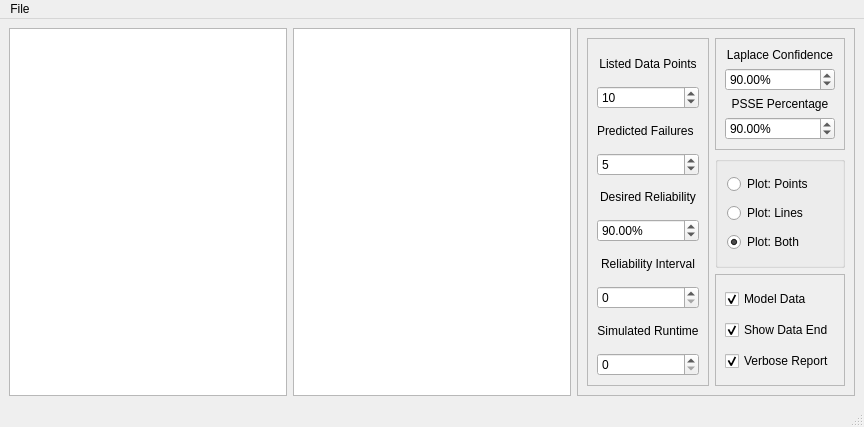
<?xml version="1.0" encoding="UTF-8"?>
<ui version="4.0">
 <class>MainWindow</class>
 <widget class="QMainWindow" name="MainWindow">
  <property name="geometry">
   <rect>
    <x>0</x>
    <y>0</y>
    <width>864</width>
    <height>427</height>
   </rect>
  </property>
  <property name="windowTitle">
   <string>MainWindow</string>
  </property>
  <widget class="QWidget" name="centralwidget">
   <layout class="QGridLayout" name="gridLayout">
    <item row="0" column="2">
     <widget class="QFrame" name="frame_3">
      <property name="frameShape">
       <enum>QFrame::StyledPanel</enum>
      </property>
      <property name="frameShadow">
       <enum>QFrame::Raised</enum>
      </property>
      <layout class="QGridLayout" name="gridLayout_2">
       <item row="1" column="1">
        <widget class="QGroupBox" name="groupBox_3">
         <layout class="QVBoxLayout" name="verticalLayout_3">
          <item>
           <widget class="QRadioButton" name="plotPts">
            <property name="text">
             <string>Plot: Points</string>
            </property>
           </widget>
          </item>
          <item>
           <widget class="QRadioButton" name="plotLines">
            <property name="text">
             <string>Plot: Lines</string>
            </property>
           </widget>
          </item>
          <item>
           <widget class="QRadioButton" name="plotBoth">
            <property name="text">
             <string>Plot: Both</string>
            </property>
            <property name="checked">
             <bool>true</bool>
            </property>
           </widget>
          </item>
         </layout>
        </widget>
       </item>
       <item row="0" column="1">
        <widget class="QFrame" name="frame_5">
         <property name="frameShape">
          <enum>QFrame::StyledPanel</enum>
         </property>
         <property name="frameShadow">
          <enum>QFrame::Raised</enum>
         </property>
         <layout class="QVBoxLayout" name="verticalLayout_5">
          <item>
           <widget class="QLabel" name="label_3">
            <property name="text">
             <string>&lt;html&gt;&lt;head/&gt;&lt;body&gt;&lt;p align=&quot;center&quot;&gt;Laplace Confidence&lt;/p&gt;&lt;/body&gt;&lt;/html&gt;</string>
            </property>
           </widget>
          </item>
          <item>
           <widget class="QDoubleSpinBox" name="lapConfBox">
            <property name="buttonSymbols">
             <enum>QAbstractSpinBox::UpDownArrows</enum>
            </property>
            <property name="accelerated">
             <bool>true</bool>
            </property>
            <property name="suffix">
             <string>%</string>
            </property>
            <property name="maximum">
             <double>100.000000000000000</double>
            </property>
            <property name="value">
             <double>90.000000000000000</double>
            </property>
           </widget>
          </item>
          <item>
           <widget class="QLabel" name="label_7">
            <property name="text">
             <string>&lt;html&gt;&lt;head/&gt;&lt;body&gt;&lt;p align=&quot;center&quot;&gt;PSSE Percentage&lt;/p&gt;&lt;/body&gt;&lt;/html&gt;</string>
            </property>
           </widget>
          </item>
          <item>
           <widget class="QDoubleSpinBox" name="psseBox">
            <property name="suffix">
             <string>%</string>
            </property>
            <property name="maximum">
             <double>100.000000000000000</double>
            </property>
            <property name="value">
             <double>90.000000000000000</double>
            </property>
           </widget>
          </item>
         </layout>
        </widget>
       </item>
       <item row="2" column="1">
        <widget class="QFrame" name="frame">
         <property name="frameShape">
          <enum>QFrame::StyledPanel</enum>
         </property>
         <property name="frameShadow">
          <enum>QFrame::Raised</enum>
         </property>
         <layout class="QVBoxLayout" name="verticalLayout">
          <item>
           <widget class="QCheckBox" name="plotModelData">
            <property name="text">
             <string>Model Data</string>
            </property>
            <property name="checked">
             <bool>true</bool>
            </property>
           </widget>
          </item>
          <item>
           <widget class="QCheckBox" name="plotDataEnd">
            <property name="text">
             <string>Show Data End</string>
            </property>
            <property name="checked">
             <bool>true</bool>
            </property>
           </widget>
          </item>
          <item>
           <widget class="QCheckBox" name="verboseBox">
            <property name="text">
             <string>Verbose Report</string>
            </property>
            <property name="checked">
             <bool>true</bool>
            </property>
           </widget>
          </item>
         </layout>
        </widget>
       </item>
       <item row="0" column="0" rowspan="3">
        <widget class="QFrame" name="frame_7">
         <property name="frameShape">
          <enum>QFrame::StyledPanel</enum>
         </property>
         <property name="frameShadow">
          <enum>QFrame::Raised</enum>
         </property>
         <layout class="QVBoxLayout" name="verticalLayout_6">
          <item>
           <widget class="QLabel" name="label_2">
            <property name="text">
             <string>&lt;html&gt;&lt;head/&gt;&lt;body&gt;&lt;p align=&quot;center&quot;&gt;Listed Data Points&lt;/p&gt;&lt;/body&gt;&lt;/html&gt;</string>
            </property>
           </widget>
          </item>
          <item>
           <widget class="QSpinBox" name="dataPtBox">
            <property name="accelerated">
             <bool>true</bool>
            </property>
            <property name="minimum">
             <number>5</number>
            </property>
            <property name="maximum">
             <number>25</number>
            </property>
            <property name="value">
             <number>10</number>
            </property>
           </widget>
          </item>
          <item>
           <widget class="QLabel" name="label_4">
            <property name="text">
             <string>&lt;html&gt;&lt;head/&gt;&lt;body&gt;&lt;p&gt;Predicted Failures&lt;/p&gt;&lt;/body&gt;&lt;/html&gt;</string>
            </property>
           </widget>
          </item>
          <item>
           <widget class="QSpinBox" name="predictBox">
            <property name="accelerated">
             <bool>true</bool>
            </property>
            <property name="minimum">
             <number>0</number>
            </property>
            <property name="maximum">
             <number>999999999</number>
            </property>
            <property name="value">
             <number>5</number>
            </property>
           </widget>
          </item>
          <item>
           <widget class="QLabel" name="label">
            <property name="text">
             <string>&lt;html&gt;&lt;head/&gt;&lt;body&gt;&lt;p align=&quot;center&quot;&gt;Desired Reliability&lt;/p&gt;&lt;/body&gt;&lt;/html&gt;</string>
            </property>
           </widget>
          </item>
          <item>
           <widget class="QDoubleSpinBox" name="desRelBox">
            <property name="suffix">
             <string>%</string>
            </property>
            <property name="maximum">
             <double>100.000000000000000</double>
            </property>
            <property name="singleStep">
             <double>1.000000000000000</double>
            </property>
            <property name="value">
             <double>90.000000000000000</double>
            </property>
           </widget>
          </item>
          <item>
           <widget class="QLabel" name="label_5">
            <property name="text">
             <string>&lt;html&gt;&lt;head/&gt;&lt;body&gt;&lt;p align=&quot;center&quot;&gt;Reliability Interval&lt;/p&gt;&lt;/body&gt;&lt;/html&gt;</string>
            </property>
           </widget>
          </item>
          <item>
           <widget class="QSpinBox" name="reliabilityBox">
            <property name="maximum">
             <number>999999999</number>
            </property>
           </widget>
          </item>
          <item>
           <widget class="QLabel" name="label_6">
            <property name="text">
             <string>&lt;html&gt;&lt;head/&gt;&lt;body&gt;&lt;p align=&quot;center&quot;&gt;Simulated Runtime&lt;/p&gt;&lt;/body&gt;&lt;/html&gt;</string>
            </property>
           </widget>
          </item>
          <item>
           <widget class="QSpinBox" name="runtimeBox">
            <property name="maximum">
             <number>999999999</number>
            </property>
           </widget>
          </item>
         </layout>
        </widget>
       </item>
      </layout>
     </widget>
    </item>
    <item row="0" column="0">
     <widget class="QListWidget" name="sheetSelect">
      <property name="alternatingRowColors">
       <bool>true</bool>
      </property>
     </widget>
    </item>
    <item row="0" column="1">
     <widget class="QListWidget" name="modelSelect">
      <property name="alternatingRowColors">
       <bool>true</bool>
      </property>
     </widget>
    </item>
   </layout>
  </widget>
  <widget class="QMenuBar" name="menubar">
   <property name="geometry">
    <rect>
     <x>0</x>
     <y>0</y>
     <width>864</width>
     <height>31</height>
    </rect>
   </property>
   <widget class="QMenu" name="menuFile">
    <property name="title">
     <string>File</string>
    </property>
    <addaction name="actionOpen"/>
    <addaction name="actionExport"/>
   </widget>
   <addaction name="menuFile"/>
  </widget>
  <widget class="QStatusBar" name="statusbar"/>
  <action name="actionOpen">
   <property name="text">
    <string>Open...</string>
   </property>
   <property name="shortcut">
    <string>Ctrl+O</string>
   </property>
  </action>
  <action name="actionExport">
   <property name="text">
    <string>Export...</string>
   </property>
   <property name="shortcut">
    <string>Ctrl+S</string>
   </property>
  </action>
 </widget>
 <resources/>
 <connections/>
</ui>
